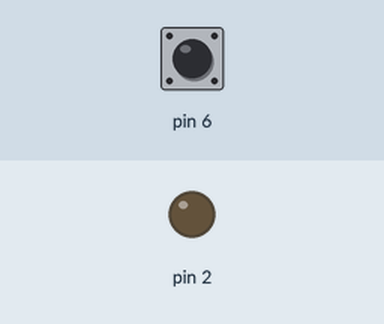
A sketch run on a simulated Arduino Uno, built with avr-gcc and run on an emulated ATmega328P. Parts: output pins drawn as LEDs (lit = HIGH). Dashed ring = blinking. Inputs (shaded band) come from the test bench; at power-on: pin 6 HIGH.

Above: at 1.2 s.
1.3 s: pin 6 pulled LOW for 0.15 s
At 1.55 s:
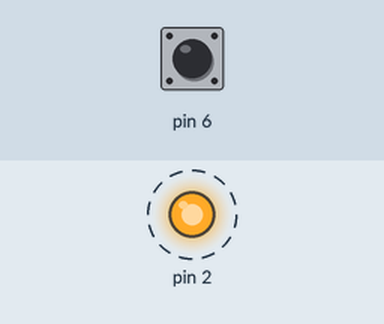
3.1 s: pin 6 pulled LOW for 3.2 s
At 3.4 s:
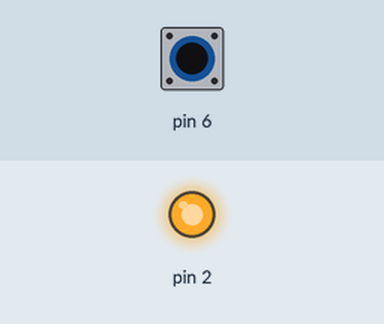
Timing chart, 0 to 7.9 s (numbered marks = the images above; inputs shaded):
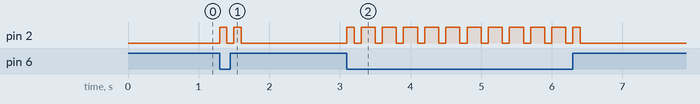

Measured:
- after the input at 1.3 s, pin 2: alternates HIGH for 0.10 s and LOW for 0.10 s, 4 changes in all, then stays LOW, starting at once
- after the input at 3.1 s, pin 2: goes HIGH 0.10 s, 10 × (LOW 0.10 s, HIGH 0.20 s), LOW 0.10 s, HIGH 0.10 s, then LOW, starting at once

The sketch:

LEDandButtonTest.ino
```cpp
// (licence header left out)
// the setup function runs once when you press reset or power the board
void setup() {
  // initialize pin 2 as an output (the Red LED).
  pinMode(2, OUTPUT);
  // initialize pin 6 as an input (the Red Button).
  pinMode(6, INPUT_PULLUP);
}

// the loop function runs over and over again forever
void loop() {
  if (digitalRead(6) == LOW) {
    digitalWrite(2, HIGH);              // Write HIGH (5v) to pin 2 (the LED!)
    delay(100);                         // Delay for 100 milliseconds
    digitalWrite(2, LOW);               // Write LOW (0v) to pin 2
    delay(100);                         // Delay
    digitalWrite(2, HIGH);              // ... and repeat!
    delay(100);
    digitalWrite(2, LOW);
  }
}
```
